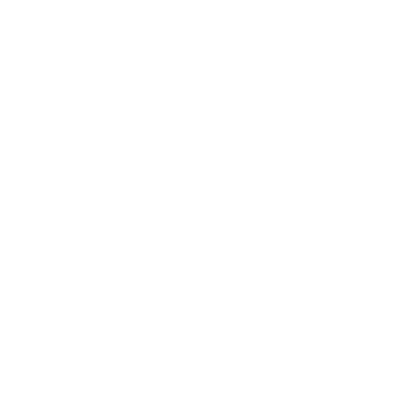
Frame 1 (no input)
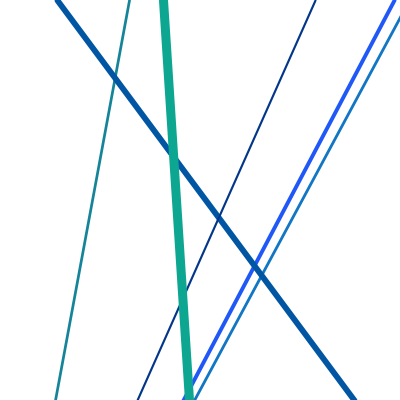
Frame 60 (the mouse pressed at the canvas centre just before this capture)
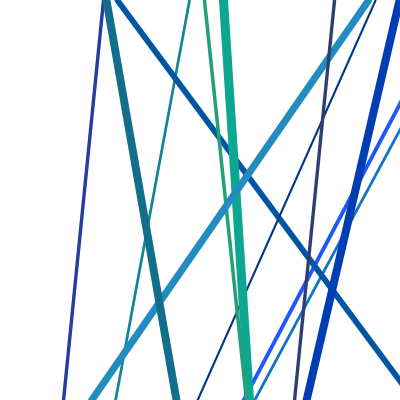
Frame 120 (the mouse held since frame 60 and released just before this capture)

The Processing sketch that drew these frames (run headless with seeded random() and noise(); from frame 60 on, the mouse is pressed at the canvas centre):

// Processing sketch: ScrollSketch
// ── ScrollSketch.pde
final int INTERVAL = 10;
final boolean TO_RIGHT = true;

void setup()
{
  size(400, 400);
  smooth();
  background(255);
}

void draw()
{
  // Scroll one line of pixels per frame
  loadPixels();
  if (TO_RIGHT)
  {
    for (int r = 0; r < height; r++)
    {
      arrayCopy(pixels, width * r, pixels, width * r + 1, width - 1);
    }
  }
  else
  {
    arrayCopy(pixels, 0, pixels, width, (height - 1) * width);
  }
  updatePixels();
  // Add a line from time to time
  if (frameCount % INTERVAL == 0)
  {
    stroke(color(random(0, 50), random(50, 200), random(100, 255)));
    strokeWeight(random(2, 10));
    if (TO_RIGHT)
    {
      line(random(INTERVAL, width), 0, random(INTERVAL, width), height);
    }
    else
    {
      line(0, random(height - INTERVAL), width, random(height - INTERVAL));
    }
  }
}
